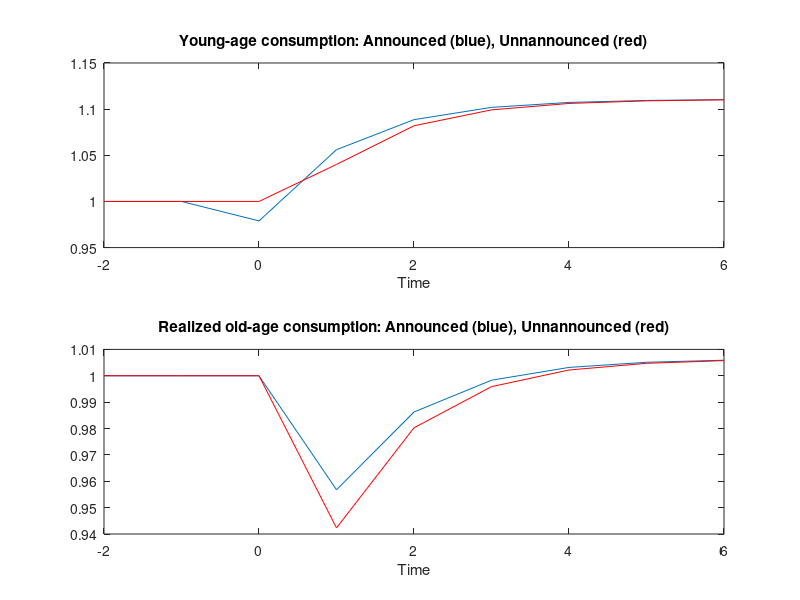

This chart was generated by the following MATLAB code:
%Numerical example of Fedotenkov (2016, Econ Letters)

clear
clc
close all

%Calibration
alfa = 0.4;
rho = 0.4166;
n = 0;
tau = 0.20;
tau1 = 0.15;
SP_discount = 0.5;

%Model
k0 = 1;
k_e = k0;
k_ue = k0;
T =505;
%T = 5000 %for welfare analysis

for t=1:T
    
    theta_e = 1/ ( 1 + (1+rho)*(1+(1-alfa)*tau1/alfa) );
    theta_ue = 1/ ( 1 + (1+rho)*(1+(1-alfa)*tau/alfa) );
    
    if t==1
    cy_e(t) = (1-tau)*(1-alfa)*(1-theta_ue)*k0^alfa;
    co_e(t) = alfa*(theta_ue*(1-tau)*(1-alfa)*k0^alfa)^alfa*(1+n)^(1-alfa)*(1 +(1-alfa)*tau/alfa);
    Ue(t) = log(cy_e(t)) + (1/(1+rho))*log(co_e(t));

    cy_ue(t) = (1-tau)*(1-alfa)*(1-theta_ue)*k0^alfa;
    co_ue(t) = alfa*(theta_ue*(1-tau)*(1-alfa)*k0^alfa)^alfa*(1+n)^(1-alfa)*(1 +(1-alfa)*tau/alfa);
    Uue(t) = log(cy_ue(t)) + (1/(1+rho))*log(co_ue(t));
    end
    
    if t > 1
    k_e(t) = theta_ue*(1-alfa)*(1-tau)*k_e(t-1)^alfa;     
    cy_e(t) = (1-tau)*(1-alfa)*(1-theta_ue)*k_e(t-1)^alfa;
    co_e(t) = alfa*(theta_ue*(1-tau)*(1-alfa)*k_e(t-1)^alfa)^alfa*(1+n)^(1-alfa)*(1 +(1-alfa)*tau/alfa);
    Ue(t) = log(cy_e(t)) + (1/(1+rho))*log(co_e(t));
    c_old_e(t) = alfa*k_e(t)^alfa*(1+n)^(1-alfa)*(1 +(1-alfa)*tau/alfa);
    U_old_e(t) = log(cy_e(t-1)) + (1/(1+rho))*log(c_old_e(t));
    
    k_ue(t) = theta_ue*(1-alfa)*(1-tau)*k_ue(t-1)^alfa; 
    cy_ue(t) = (1-tau)*(1-alfa)*(1-theta_ue)*k_ue(t-1)^alfa;
    co_ue(t) = alfa*(theta_ue*(1-tau)*(1-alfa)*k_ue(t-1)^alfa)^alfa*(1+n)^(1-alfa)*(1 +(1-alfa)*tau/alfa);
    Uue(t) = log(cy_ue(t)) + (1/(1+rho))*log(co_ue(t));
    c_old_ue(t) = alfa*k_ue(t)^alfa*(1+n)^(1-alfa)*(1 +(1-alfa)*tau/alfa);
    U_old_ue(t) = log(cy_ue(t-1)) + (1/(1+rho))*log(c_old_ue(t));
    end
    
    if t == 499
    k_e(t) = theta_e*(1-alfa)*(1-tau)*k_e(t-1)^alfa;     
    cy_e(t) = (1-tau)*(1-alfa)*(1-theta_e)*k_e(t-1)^alfa;
    co_e(t) = alfa*(theta_e*(1-tau)*(1-alfa)*k_e(t-1)^alfa)^alfa*(1+n)^(1-alfa)*(1 +(1-alfa)*tau1/alfa);
    Ue(t) = log(cy_e(t)) + (1/(1+rho))*log(co_e(t));
    c_old_e(t) = alfa*k_e(t-1)^alfa*(1+n)^(1-alfa)*(1 +(1-alfa)*tau/alfa);
    U_old_e(t) = log(cy_e(t-1)) + (1/(1+rho))*log(c_old_e(t));

    k_ue(t) = theta_ue*(1-alfa)*(1-tau)*k_ue(t-1)^alfa; 
    cy_ue(t) = (1-tau)*(1-alfa)*(1-theta_ue)*k_ue(t-1)^alfa;
    co_ue(t) = alfa*(theta_ue*(1-tau)*(1-alfa)*k_ue(t-1)^alfa)^alfa*(1+n)^(1-alfa)*(1 +(1-alfa)*tau/alfa);
    Uue(t) = log(cy_ue(t)) + (1/(1+rho))*log(co_ue(t));
    k_old_ue(t) = k_ue(t-1);
    c_old_ue(t) = alfa*k_old_ue(t)^alfa*(1+n)^(1-alfa)*(1 +(1-alfa)*tau/alfa);
    U_old_ue(t) = log(cy_ue(t-1)) + (1/(1+rho))*log(c_old_ue(t));
    end
    
    if t >= 500
    k_e(t) = theta_e*(1-alfa)*(1-tau1)*k_e(t-1)^alfa;     
    cy_e(t) = (1-tau1)*(1-alfa)*(1-theta_e)*k_e(t-1)^alfa;
    co_e(t) = alfa*(theta_e*(1-tau1)*(1-alfa)*k_e(t-1)^alfa)^alfa*(1+n)^(1-alfa)*(1 +(1-alfa)*tau1/alfa);
    Ue(t) = log(cy_e(t)) + (1/(1+rho))*log(co_e(t));
    c_old_e(t) = alfa*k_e(t-1)^alfa*(1+n)^(1-alfa)*(1 +(1-alfa)*tau1/alfa);
    U_old_e(t) = log(cy_e(t-1)) + (1/(1+rho))*log(c_old_e(t));

    k_ue(t) = theta_e*(1-alfa)*(1-tau1)*k_ue(t-1)^alfa; 
    cy_ue(t) = (1-tau1)*(1-alfa)*(1-theta_e)*k_ue(t-1)^alfa;
    co_ue(t) = alfa*(theta_e*(1-tau1)*(1-alfa)*k_ue(t-1)^alfa)^alfa*(1+n)^(1-alfa)*(1 +(1-alfa)*tau1/alfa);
    Uue(t) = log(cy_ue(t)) + (1/(1+rho))*log(co_ue(t));
    k_old_ue(t) = k_ue(t-1);
    c_old_ue(t) = alfa*k_old_ue(t)^alfa*(1+n)^(1-alfa)*(1 +(1-alfa)*tau1/alfa);
    U_old_ue(t) = log(cy_ue(t-1)) + (1/(1+rho))*log(c_old_ue(t));
    end

    X(t) = t-499;
    
end

for t=100:T
    %EV calcs for cy (so no need to multiply by (1+rho)/(2+rho))
    Lambda(t) = 100*( exp((Ue(t)-Ue(498))) -1);
    Lambda1(t) = 100*( exp((Uue(t)-Uue(498))) -1);
    Lambda2(t) = 100*( exp((U_old_e(t)-U_old_e(498))) -1);
    Lambda3(t) = 100*( exp((U_old_ue(t)-U_old_ue(498))) -1);
    
end

for t=499:T
 
 if t==499
  Welfare_e1(t) = SP_discount^(-1)*U_old_e(t) + Ue(t); 
  Welfare_ue1(t) = SP_discount^(-1)*U_old_ue(t) + Uue(t);
 end
 
 if t>499
 Welfare_e1(t) = SP_discount^(t-499)*Ue(t);
 Welfare_ue1(t) = SP_discount^(t-499)*Uue(t);
 end
 
end

for t=500:T
 
    if t==500
 Welfare_e11(t) = SP_discount^(-1)*U_old_e(t) + Ue(t);
 Welfare_ue11(t) = SP_discount^(-1)*U_old_ue(t) + Uue(t);
    end
 
 if t>500
  Welfare_e11(t) = SP_discount^(t-500)*Ue(t);
 Welfare_ue11(t) = SP_discount^(t-500)*Uue(t);
 end
 
end

Welfare_e = sum(Welfare_e1);
Welfare_ue = sum(Welfare_ue1);

%Welfare_e = sum(Ue(499:T));
%Welfare_ue = sum(Uue(499:T));

%EV0
Lambda4 = 100*( exp( (Welfare_ue - Welfare_e)*(1-SP_discount)/(1-SP_discount^(T+1)) ) -1 )

Welfare_e1 = sum(Welfare_e11);
Welfare_ue1 = sum(Welfare_ue11);

%Welfare_e1 = U_old_e(500) + sum(Ue(500:T));
%Welfare_ue1 = U_old_ue(500) + sum(Uue(500:T));

%EV1
Lambda5 = 100*( exp( (Welfare_ue1 - Welfare_e1)*(1-SP_discount)/(1-SP_discount^(T+1)) ) -1 )

%figure(1)
%hold on, plot(X(497:end), Ue(497:end)), hold on, plot(X(497:end), Uue(497:end),'r')

%figure(2)
%hold on, plot(X(497:end), U_old_e(497:end)), hold on, plot(X(497:end), U_old_ue(497:end), 'r')

%figure(3)
%hold on, plot(X(497:end), Lambda(497:end)), hold on, plot(X(497:end), Lambda1(497:end),'r')

%figure(4)
%hold on, plot(X(497:end), Lambda2(497:end)), hold on, plot(X(497:end), Lambda3(497:end),'r')

figure(1)
hold on, subplot(2,1,1),  plot(X(497:end), cy_e(497:end)/cy_e(400)), hold on, plot(X(497:end), cy_ue(497:end)/cy_e(400),'r'), 
%hold on, subplot(2,2,2), plot(X(497:end), Lambda(497:end)/100), hold on, plot(X(497:end), Lambda1(497:end)/100,'r')
xlabel('Time')
title('Young-age consumption: Announced (blue), Unnannounced (red)') 
hold on, subplot(2,1,2), plot(X(497:end), c_old_e(497:end)/c_old_e(400)), hold on, plot(X(497:end), c_old_ue(497:end)/c_old_e(400),'r')
%hold on, subplot(2,2,4), plot(X(497:end), Lambda2(497:end)/100), hold on, plot(X(497:end), Lambda3(497:end)/100,'r')
xlabel('Time')
title('Realized old-age consumption: Announced (blue), Unnannounced (red)') 